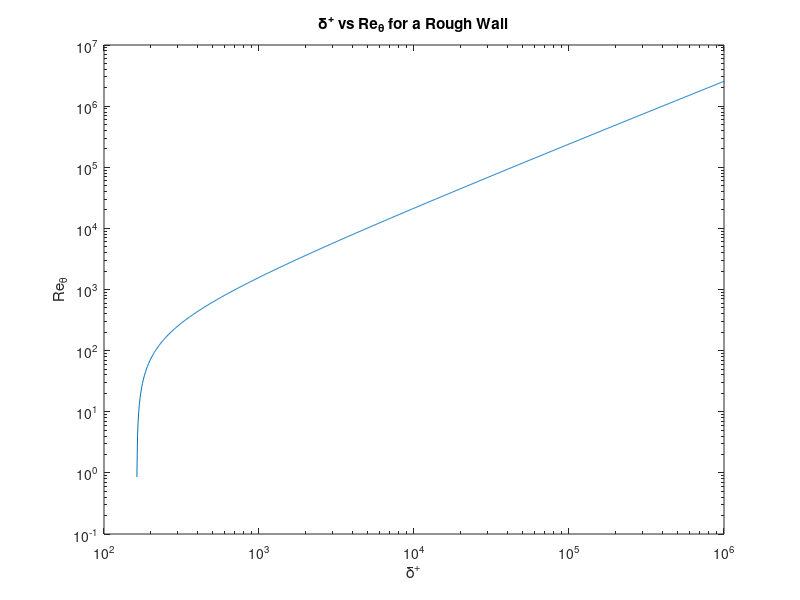

MATLAB code to generate this figure: (Note: this script raises an error after producing the figure.)
% William Page (587000) - Kevin Rassool (540733)   ;
% Semester 2 2017 - University of Melbourne        ; Started:     15/5/17
% MCEN90018 - Advanced Fluid Dynamics              ; Last Edited: 28/5/17
% Assignment 3
%
% Main Script
%% Set-up
clc, clear, close all

%% Speed Conversion
knots_2_mps = 463/900 ; % Conversion between knots and m/s
sub_speed   = 30      ; % Submarine speed
U_sub=sub_speed*knots_2_mps;

% number of z points
n_point=1000;
% Define smooth wall constants
A    = 5        ; % Experimental constants
DUp  = 0        ; % Delta U+
kap  = 0.41     ; % Kappa, von karman constant
nu   = 8.97e-7  ; % Kinematic viscoity (m^2 . s^-1)
PI   = 0.55     ; % For ZPG turbulant boundary layer
%create log-space
dplus_E = logspace(log10(1e2) , log10(1e6), 1e3);
%initilaise vectors
Re_theta_rough= zeros(size(dplus_E));
Cf_rough       = zeros(size(dplus_E));

%Rough variables
U_tau_rough    = zeros(size(dplus_E));
ks=325*1e-6; %[m]

%fsolve set up
fsolve_opt=optimset('Display', 'off')

for jj = 1:length(dplus_E)
    
    %this function solves for U_tau for each unique value of delta
        Function = @(U_tau) (1/kap)*log(dplus_E(jj)) - (1/(3*kap))+(2*PI/kap) ...
        - (1/kap)*log(ks*U_tau/nu) + 8.5 - U_sub/U_tau;
    
    
    %input first guess value in to function
    init_val = 0.1;
    
    %Take the next inital value as the result from previous Utau function
    if jj ~= 1
        init_val = U_tau_rough(jj-1);
    end
    % Call fucntion and solve for U tau
    U_tau_rough(jj) = fsolve(Function, init_val, fsolve_opt);
    
    
    %define z_plus
    z_plus = logspace(-4,log10(dplus_E(jj)),n_point);
    
    eta = z_plus./dplus_E(jj);

    %calculate ks plus from U_tau value
    ks_plus= ks*U_tau_rough(jj)/nu;
    %U plus
    u_plus = (1/kap) .*log(z_plus) - (1/kap) .*log(ks_plus) + 8.5 ...
        -(1/(3*kap)) .*eta.^3 + (PI/kap) .* 2 .* (eta.^2) .* (3-2.*eta);
    %S 
    S = (1/kap).*log(dplus_E(jj))-(1/kap).*log(ks_plus)+8.5-(1/(3*kap))+(2*PI/kap);
        % Numerically integrate to get Re_theta
    integrand = (u_plus - (u_plus.^2)./S);
    Re_theta_rough(jj) = trapz(z_plus,integrand);
    % Calculate Cf
    Cf_rough(jj) = 2./(S.^2);
end

figure;
loglog(dplus_E,Re_theta_rough)
title('\delta^+ vs Re_{\theta} for a Rough Wall')
ylabel('Re_{\theta}');
xlabel('\delta^+');
figure_format(1) ;


figure;
semilogx(dplus_E,Cf_rough)
title('\delta^+ vs C_f for a Rough Wall')
ylabel('C_f');
xlabel('\delta^+');
figure_format(1) ;



%% Qn 3, Rex calculation @ x=115m

% Calculate Re_x at every point 
Re_x = cumtrapz(Re_theta_rough, 2./Cf_rough);

% Determine C_f and delta for x = 115 m
x = 115                 ;     %m
Re_x_115 = x*U_sub/nu   ;
Cf_115 = interp1q(Re_x', Cf_rough', Re_x_115)  ;
delta_plus_115 = exp(sqrt(2/Cf_115)*kap - A*kap + 1/3 - 2*PI);
delta_115 = delta_plus_115*nu*sqrt(2/Cf_115)/U_sub

figure;
semilogx(Re_x,Cf_rough)
title('Re_x vs C_f for a Smooth Wall')
hold on
ylabel('C_f');
xlabel('Re_x');
plot(Re_x,Cf_115*ones(length(Re_x)),'--','linewidth',2,'color',[255 105 180]./256);
figure_format(1) ;


